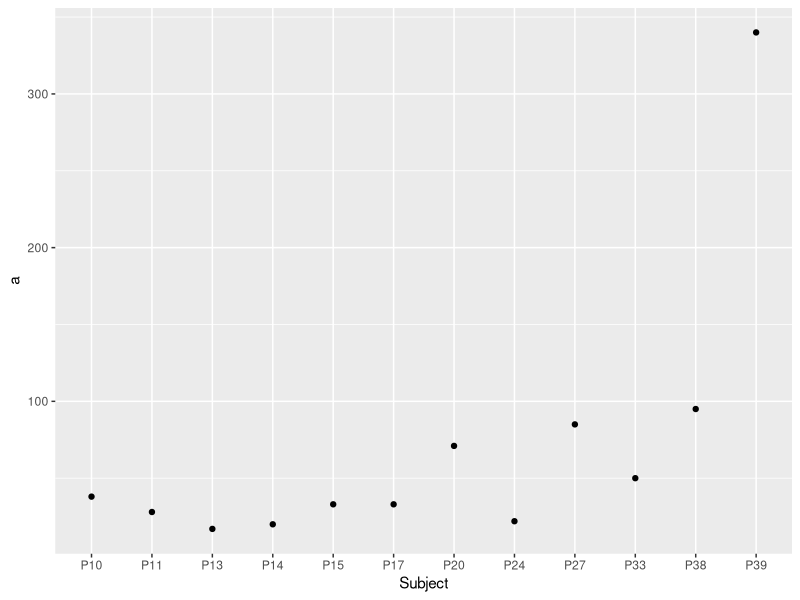
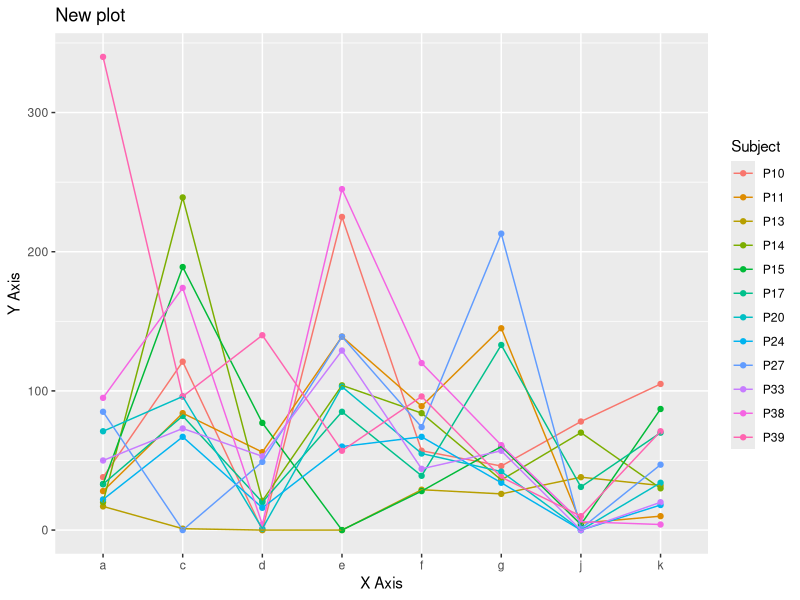
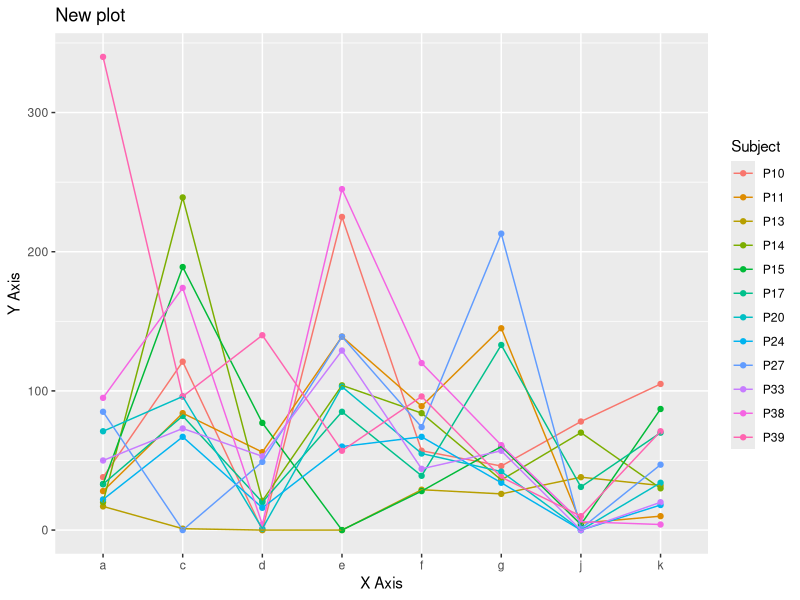

Here is the R script that generated these plots, in order:
#My Plotting Script
#Basic R: ggplot2
#By Carina Newton

library(ggplot2)
library(reshape2)

#Load the Data
rawdata <- read.csv("plotdata.csv", header=TRUE)

#Converts the data to simple X Y coordinates by Subject and condition
melted = melt(rawdata, id.vars="Subject", measure.vars= c("a","c","d","e","f","g","j","k"))

ggplot(rawdata, aes(x=Subject, y=a, group=Subject)) + geom_point()

#Generates a ggplot and stores it in the variable myPlot
myPlot <- ggplot(melted, aes(x=variable, y=value, col=Subject, group=Subject))+ geom_point()+geom_line()+
  xlab("X Axis")+
  ylab("Y Axis")+ 
  ggtitle("New plot")

#Displays plot in Plots panel
myPlot

#save plot to PDF
ggsave(filename="MyPlot.pdf", plot=myPlot)
